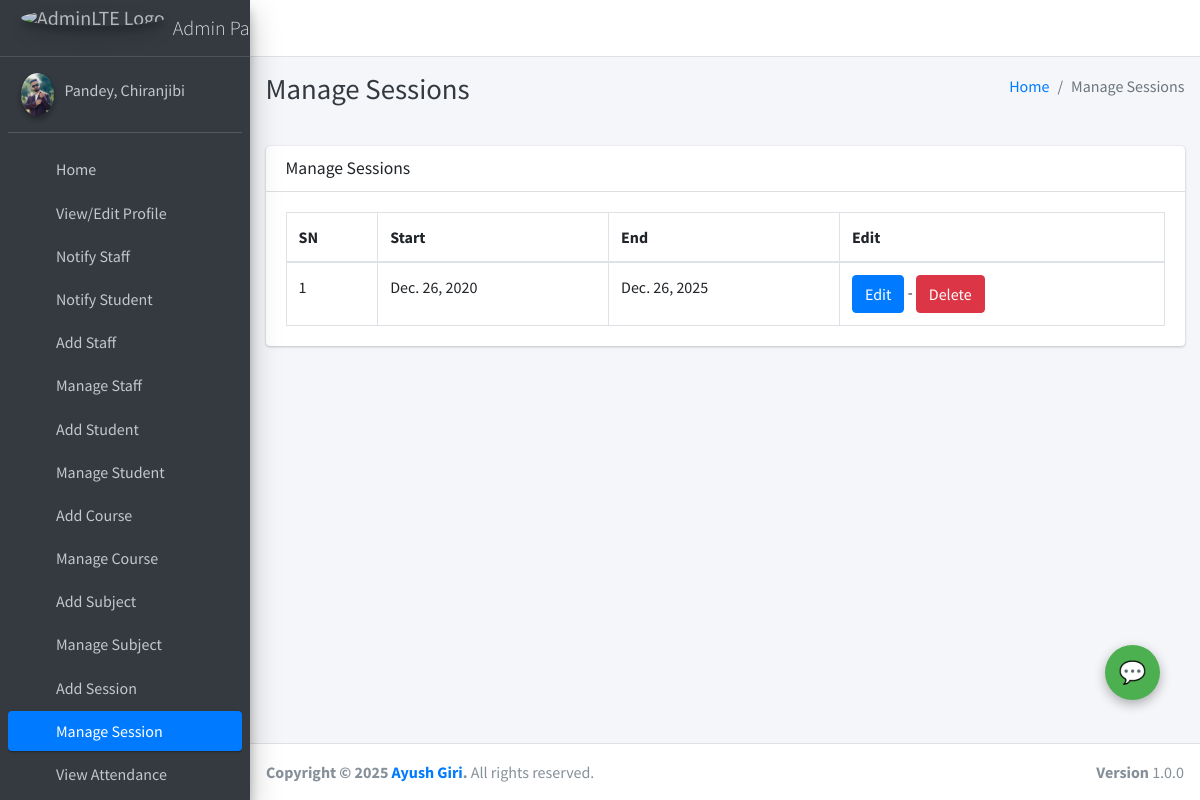
The app's page /session/manage/ (signed in) with its own data.
### main_app/models.py (models this page shows, shortened)
class CustomUser(AbstractUser):
    USER_TYPE = ((1, "HOD"), (2, "Staff"), (3, "Student"))
    GENDER = [("M", "Male"), ("F", "Female")]
    username = None  # Removed username, using email instead
    email = models.EmailField(unique=True)
    user_type = models.CharField(default=1, choices=USER_TYPE, max_length=1)
    gender = models.CharField(max_length=1, choices=GENDER)
    profile_pic = models.ImageField()
    address = models.TextField()
    fcm_token = models.TextField(default="")  # For firebase notifications
    created_at = models.DateTimeField(auto_now_add=True)
    updated_at = models.DateTimeField(auto_now=True)
    USERNAME_FIELD = "email"
    REQUIRED_FIELDS = []
    objects = CustomUserManager()
    def __str__(self):
        return self.last_name + ", " + self.first_name

class Session(models.Model):
    start_year = models.DateField()
    end_year = models.DateField()

### main_app/hod_views.py (the view)
# urls.py: path("session/manage/", hod_views.manage_session, name='manage_session'),
def manage_session(request):
    sessions = Session.objects.all()
    context = {'sessions': sessions, 'page_title': 'Manage Sessions'}
    return render(request, "hod_template/manage_session.html", context)

### main_app/templates/hod_template/manage_session.html
{% extends 'main_app/base.html' %}
{% load static %}
{% block page_title %}{{page_title}}{% endblock page_title %}
{% block content %}
<section class="content">
    <div class="container-fluid">
        <div class="row">
            <div class="col-md-12">
                <div class="card">
                    <div class="card-header">
                        <h3 class="card-title">{{page_title}}</h3>
                    </div>
                    <div class="card-body">
                        <table id="example2" class="table table-bordered table-hover">
                            <thead>
                                <tr>
                                    <th>SN</th>
                                    <th>Start</th>
                                    <th>End</th>
                                    <th>Edit</th>
                                </tr>
                            </thead>
                            <tbody>
                                {% for session in sessions %}
                                <tr>
                                    <td>{{ forloop.counter }}</td>
                                    <td>{{session.start_year}}</td>
                                    <td>{{session.end_year}}</td>
                                    <td><a href="{% url 'edit_session' session.id %}" class="btn btn-primary">Edit</a> - <a href="{% url 'delete_session' session.id %}" onclick="return confirm('Are you sure you want to delete this ?')" class="btn btn-danger">Delete</a> </td>
                                </tr>
                                {% endfor %}
                            </tbody>
                        </table>
                    </div>
                </div>
            </div>
        </div>
    </div>
</section>
{% endblock content %}

### main_app/templates/main_app/sidebar_template.html (shortened to what this page needs)
{% load static %}
<aside class="main-sidebar sidebar-dark-primary elevation-4">
{% if request.user.user_type == '1' %}
    <a href="{% url 'admin_home' %}" class="brand-link">
        <img src="{% static 'dist/img/AdminLTELogo.png' %} " alt="AdminLTE Logo"
            class="brand-image img-circle elevation-3" style="opacity: .8">
        <span class="brand-text font-weight-light">Admin Panel</span>
    </a>
    <div class="sidebar">
        <div class="user-panel mt-3 pb-3 mb-3 d-flex">
            <div class="image">
                <img src="{{ request.user.profile_pic}}" class="img-circle elevation-2" alt="User Image">
            </div>
            <div class="info">
                <a href="#" class="d-block">{{user}}</a>
            </div>
        </div>
        <nav class="mt-2">
            <ul class="nav nav-pills nav-sidebar flex-column" data-widget="treeview" role="menu" data-accordion="false">
                <li class="nav-item">
                    {% url 'admin_home' as admin_home %}
                    <a href="{{admin_home}}" class="nav-link {% if admin_home == request.path %} active {% endif %}">
                        <i class="nav-icon fas fa-th"></i>
                        <p>
                            Home
                        </p>
                    </a>
                </li>
                <li class="nav-item">
                    {% url 'admin_view_profile' as admin_view_profile %}
                    <a href="{{admin_view_profile}}" class="nav-link {% if admin_view_profile == request.path %} active {% endif %}">
                        <i class="nav-icon fas fa-th"></i>
                        <p>
                            View/Edit Profile
                        </p>
                    </a>
                </li>
                <li class="nav-item">
                    {% url 'admin_notify_staff' as admin_notify_staff %}
                    <a href="{{admin_notify_staff}}" class="nav-link {% if admin_notify_staff == request.path %} active {% endif %}">
                        <i class="nav-icon fas fa-th"></i>
                        <p>
                            Notify Staff
                        </p>
                    </a>
                </li>
                <li class="nav-item">
                    {% url 'admin_notify_student' as admin_notify_student %}
                    <a href="{{admin_notify_student}}" class="nav-link {% if admin_notify_student == request.path %} active {% endif %}">
                        <i class="nav-icon fas fa-th"></i>
                        <p>
                            Notify Student
                        </p>
                    </a>
                </li>
                <li class="nav-item">
                    {% url 'add_staff' as add_staff %}
                    <a href="{{add_staff}}" class="nav-link {% if add_staff == request.path %} active {% endif %}">
                        <i class="nav-icon fas fa-th"></i>
                        <p>
                            Add Staff
                        </p>
                    </a>
                </li>
                <li class="nav-item">
                    {% url 'manage_staff' as manage_staff %}
                    {% url 'edit_staff' staff_id as edit_staff %}
                    <a href="{{manage_staff}}"
                        class="nav-link {% if manage_staff == request.path or request.path == edit_staff %} active {% endif %}">
                        <i class="nav-icon fas fa-th"></i>
                        <p>
                            Manage Staff
                        </p>
                    </a>
                </li>
                <li class="nav-item">
                    {% url 'add_student' as add_student%}
                    <a href="{{add_student}}" class="nav-link  {% if add_student == request.path %} active {% endif %}">
                        <i class="nav-icon fas fa-th"></i>
                        <p>
                            Add Student
                        </p>
                    </a>
                </li>
                <li class="nav-item">
                    {% url 'manage_student' as manage_student %}
                    {% url 'edit_student' student_id as edit_student %}
                    <a href="{{manage_student}}"
                        class="nav-link  {% if edit_student == request.path or manage_student == request.path %} active {% endif %}">
                        <i class="nav-icon fas fa-th"></i>
                        <p>
                            Manage Student
                        </p>
                    </a>
                </li>
                <li class="nav-item">
                    {% url 'add_course' as add_course %}
                    <a href="{{add_course}}" class="nav-link  {% if add_course == request.path %} active {% endif %}">
                        <i class="nav-icon fas fa-th"></i>
                        <p>
                            Add Course
                        </p>
                    </a>
                </li>
                <li class="nav-item">
                    {% url 'manage_course' as manage_course %}
                    {% url 'edit_course' course_id as edit_course %}
                    <a href="{{manage_course}}"
                        class="nav-link  {% if edit_course == request.path or manage_course == request.path %} active {% endif %}">
                        <i class="nav-icon fas fa-th"></i>
                        <p>
                            Manage Course
                        </p>
                    </a>
                </li>
                <li class="nav-item">
                    {% url 'add_subject' as add_subject %}
                    <a href="{{add_subject}}" class="nav-link  {% if add_subject == request.path %} active {% endif %}">
                        <i class="nav-icon fas fa-th"></i>
                        <p>
                            Add Subject
                        </p>
                    </a>
                </li>
                <li class="nav-item">
                    {% url 'manage_subject' as manage_subject %}
                    {% url 'edit_subject' subject_id as edit_subject %}
                    <a href="{{manage_subject}}"
                        class="nav-link  {% if edit_subject == request.path or manage_subject == request.path %} active {% endif %}">
                        <i class="nav-icon fas fa-th"></i>
                        <p>
                            Manage Subject
                        </p>
                    </a>
                </li>
                <li class="nav-item">
                    {% url 'add_session' as add_session %}
                    <a href="{{add_session}}" class="nav-link  {% if add_session == request.path %} active {% endif %}">
                        <i class="nav-icon fas fa-th"></i>
                        <p>
                            Add Session
                        </p>
                    </a>
                </li>
                <li class="nav-item">
                {% url 'manage_session' as manage_session %}
                {% url 'edit_session' session_id as edit_session %}
                <a href="{{manage_session}}"
                    class="nav-link  {% if edit_session == request.path or manage_session == request.path %} active {% endif %}">
                    <i class="nav-icon fas fa-th"></i>
                    <p>
                        Manage Session
                    </p>
                </a>
        </li>
                <li class="nav-item">
                    {% url 'admin_view_attendance' as admin_view_attendance %}
                    <li class="nav-item">
                        <a href="{{admin_view_attendance}}" class="nav-link  {% if admin_view_attendance == request.path %} active {% endif %}">
                            <i class="nav-icon fas fa-th"></i>
                            <p>
                                View Attendance
                            </p>
                        </a>
                    </li>
{% endif %}
</ul>
</nav>
</div>
</aside>

### main_app/templates/main_app/footer.html (style rules this page uses)
html, body { overflow-x: hidden; overflow-y: auto; }

### records on screen
CustomUser: last_name+first_name "Pandey, Chiranjibi"
Session: start_year "Dec. 26, 2020", end_year "Dec. 26, 2025"

### other values on screen
{{ page_title }} "Manage Sessions"
